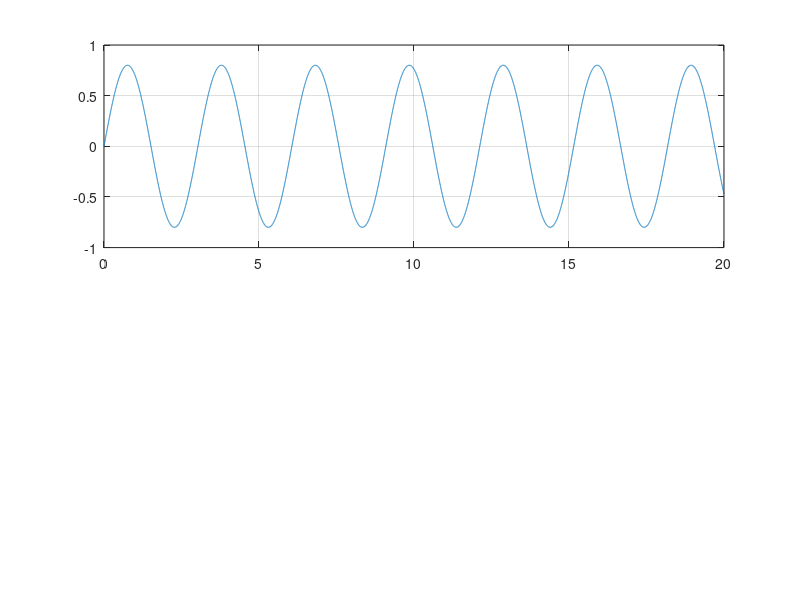

The MATLAB script that drew this image: (Note: this script raises an error after producing the figure.)
f=0.33;     
t=0:0.002:20;                        %rezolutie 0.002
A=0.8
y=A*sin(2*pi*f*t);
y_mono=zeros(size(y));               %i-am dat sirului y_mono 0 cu ajutorul functiei care da un vector de 0-uri
subplot(2,1,1);                      %am divizat fereastra grafica in doua; prima e pentru semnal initial, a doua pentru semnal redresat
plot(t,y);
grid
for n=1:lenght(y);                   
    if y(n)>0                        %daca valoarea semnalului in puctul n este pozitiva, y_mono ia valoarea lui y initial
        y_mono(n)=y(n);
    else y(n)<=0                     %daca valoarea semnalului in punctul n e negativa, y_mono e 0
            y_mono(n)=0;
    end
         
end


subplot(2,1,2)                       %afiseaza semnalul redresat monoalternanta
plot(t,y)
grid on;

